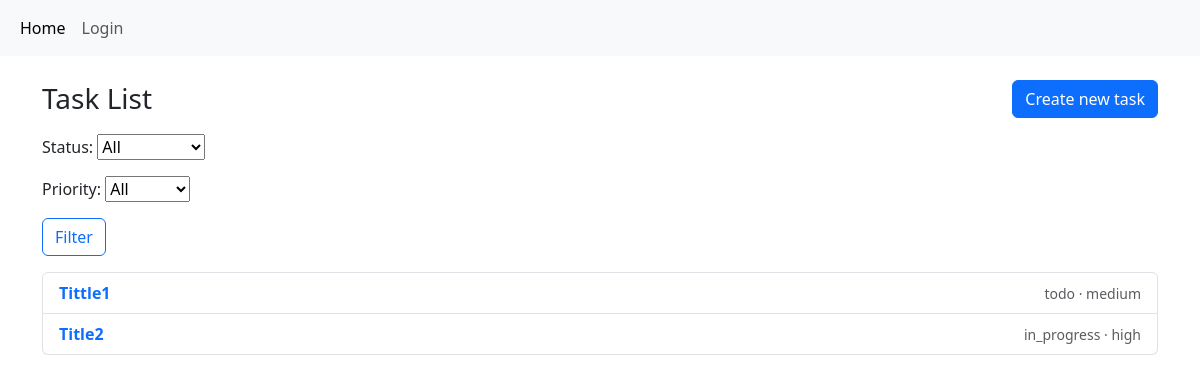
Before: / with the older database file.
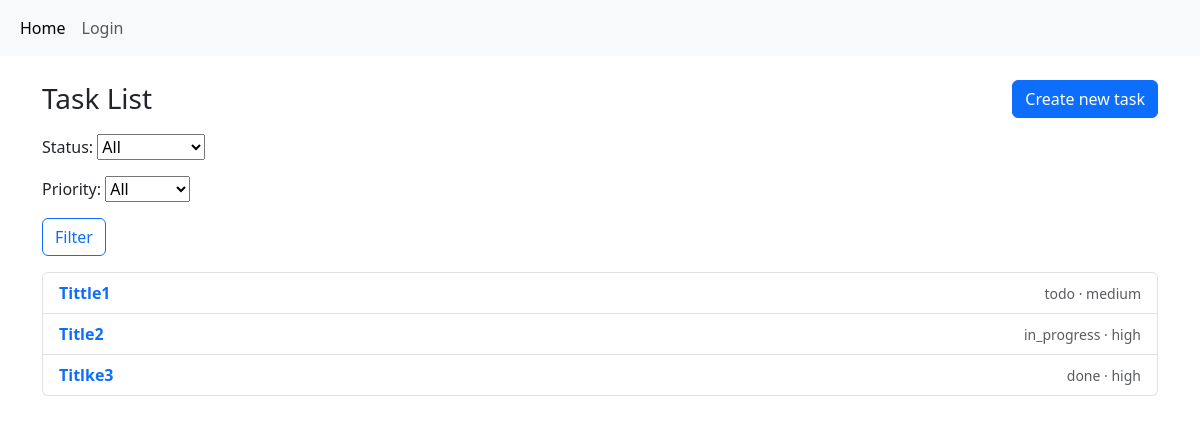
After: the same page with the newer database file.
### tasks/models.py (models this page shows, shortened)
class Task(models.Model):
    STATUS_CHOISES = (
        ('todo','To Do'),
        ('in_progress','In Progress'),
        ('done','Done'),
    )
    PRIORITY_CHOISES = (
        ('low','Low'),
        ('medium','Medium'),
        ('high','High'),
    )
    title = models.CharField(max_length=100)
    description = models.TextField()
    status = models.CharField(max_length=20, choices=STATUS_CHOISES, default='todo')
    priority = models.CharField(max_length=20, choices=PRIORITY_CHOISES, default='low')
    deadline = models.DateTimeField(null=True, blank=True)
    owner = models.ForeignKey(User, on_delete=models.SET_NULL, null=True, blank=True, related_name='tasks')

### tasks/views.py (the view)
# urls.py: path('', views.TaskListView.as_view(), name = 'task-list'),
class TaskListView(ListView):
    model = Task
    context_object_name = 'tasks'
    template_name = 'tasks/task_list.html'
    def get_context_data(self, **kwargs):
        context = super().get_context_data(**kwargs)
        context['form'] = TaskFilterForm(self.request.GET)
        return context
    def get_queryset(self):
        queryset = super().get_queryset()
        status = self.request.GET.get("status")
        priority = self.request.GET.get("priority")
        if status:
            queryset = queryset.filter(status=status)
        if priority:
            queryset = queryset.filter(priority=priority)
        return queryset

### tasks/forms.py
class TaskFilterForm(forms.Form):
    STATUS_CHOISES = (
        ('', 'All'),
        ('todo','To Do'),
        ('in_progress','In Progress'),
        ('done','Done'),
    )
    PRIORITY_CHOISES = (
        ('', 'All'),
        ('low','Low'),
        ('medium','Medium'),
        ('high','High'),
    )
    status = forms.ChoiceField(choices=STATUS_CHOISES, label='Status', required=False)
    priority = forms.ChoiceField(choices=PRIORITY_CHOISES, label='Priority', required=False)

### tasks/templates/tasks/task_list.html
{% extends 'base.html' %}
{% block content %}
<div class="container mt-4">
    <div class="d-flex justify-content-between align-items-center mb-3">
        <h1 class="h3 mb-0">Task List</h1>
        <a href="{% url 'tasks:task-create' %}" class="btn btn-primary">Create new task</a>
    </div>
    <form method="get" class="mb-3">
        {{ form.as_p }}
        <button type="submit" class="btn btn-outline-primary">Filter</button>
    </form>
    <ul class="list-group">
        {% for task in tasks %}
            <li class="list-group-item d-flex justify-content-between align-items-center">
                <div>
                    <a href="{% url 'tasks:task-detail' pk=task.pk %}" class="text-decoration-none fw-semibold">{{ task.title }}</a>
                </div>
                <div class="text-end small text-muted">
                    {{ task.status }} · {{ task.priority }}
                </div>
            </li>
        {% empty %}
            <li class="list-group-item text-muted">You have no tasks</li>
        {% endfor %}
    </ul>
</div>
{% endblock %}

Changed rows visible on the page:
added Task: title "Titlke3", status "done", priority "high"
